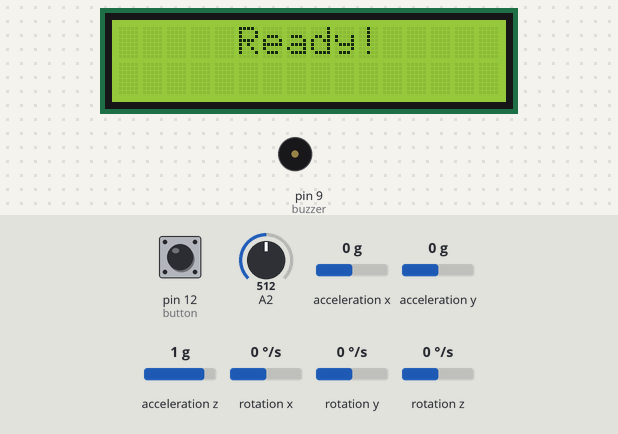
A sketch run on a simulated Arduino Mega 2560, built with avr-gcc and run on an emulated ATmega2560. On the bench: 16×2 character LCD, buzzer (waves = sounding). Inputs (shaded band) come from the test bench; at power-on: pin 12 (button) LOW, A2 = 512, acceleration x 0 g, acceleration y 0 g, acceleration z 1 g, rotation x 0 °/s, rotation y 0 °/s, rotation z 0 °/s.

Above: at 1.6 s.
1.7 s: pin 12 (button) pulled HIGH for 0.15 s
At 3.6 s:
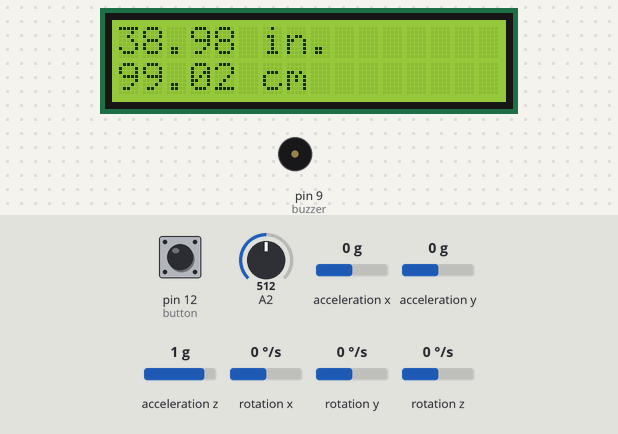
Timing chart, 0 to 5.1 s (numbered marks = the images above; inputs shaded):
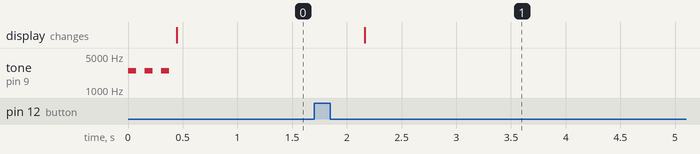

Measured:
- after the input at 1.7 s, the display: changes after 0.46 s (image 1)

The sketch:

stad_prototype_mar09.ino
```cpp
#include "LiquidCrystal.h"
#include "I2Cdev.h"
#include "MPU6050.h"
#include "Wire.h"

const int buzzer = 9; //buzzer to arduino pin 9
const int button = 12;
LiquidCrystal lcd(44,42,52,50,48,46); //Correlates to the RS,E,D4,D5,D6,D7
MPU6050 mpu(0x68);

int ax_offset(-736), ay_offset(-278), az_offset(1308);
int gx_offset(81), gy_offset(-28), gz_offset(65);
int16_t ax, ay, az;
int16_t gx, gy, gz;
int x_val;
int y_val;
int levelOffsetX = 1000;
int levelOffsetY = 1000;

int data[2800]; //vector to store readings
int valSize = 2800;

void setup() {
  pinMode(buzzer, OUTPUT); // Set buzzer - pin 9 as an output
  pinMode(button, INPUT);

  tone(buzzer, 2500); // Send 2.5KHz sound signal...
  delay(75);        //
  noTone(buzzer);     // Stop sound...
  delay(75);
  tone(buzzer, 2500); // Send 2.5KHz sound signal...
  delay(75);        //
  noTone(buzzer);     // Stop sound...
  delay(75);
  tone(buzzer, 2500); // Send 2.5KHz sound signal...
  delay(75);        //
  noTone(buzzer);     // Stop sound...

  Wire.begin();
  Serial.begin(9600);

  mpu.initialize();
  mpu.setXAccelOffset(ax_offset);
  mpu.setYAccelOffset(ay_offset);
  mpu.setZAccelOffset(az_offset);
  mpu.setXGyroOffset(gx_offset);
  mpu.setYGyroOffset(gy_offset);
  mpu.setZGyroOffset(gz_offset);
  mpu.getMotion6(&ax, &ay, &az, &gx, &gy, &gz);
  x_val = ax;
  y_val = ay;
  // put your setup code here, to run once:
  lcd.begin(16,2);
  pinMode(A2, INPUT);

  Serial.begin(9600);
  lcd.setCursor(5,0);
  lcd.print("Ready!");

}

void loop() {
  // put your main code here, to run repeatedly:

   int measurestate = 0;
   while(1) {
      measurestate = digitalRead(button);
      if(measurestate == HIGH)
          break;
   }

   while(1) {
      mpu.getMotion6(&ax, &ay, &az, &gx, &gy, &gz);
      if(x_val < ax + levelOffsetX && x_val > ax - levelOffsetX && y_val < ax + levelOffsetY && y_val > ax - levelOffsetY)
          break;

      tone(buzzer, 3000 - ((abs(ax) + abs(ay))/50));
      delay(75);
      noTone(buzzer);
      delay(250);

   }

   for(int i = 0; i < valSize; i++) {
      data[i] = analogRead(A2);
   }

   double avg = averagePos(data, valSize);
   refineValues(data, valSize, avg);
   avg = averagePos(data, valSize);
   double volt = (5000*avg)/1023;
//Using power function
   //double inches = 4164.85 * pow(avg,-.9765); // irsensor blue
   //double inches = 4300.85 * pow(avg,-.9765);
   //double cm = 10650.08 * pow(avg,-0.935) - 10;
   //double cm = inches * 2.54;

//Using inverse of distance to get linear equation

   double cm = (1/((volt - 1125)/137500)) - 0.8023;    // height in cm
   double inches = cm/2.54;

   lcd.clear();
   lcd.setCursor(0,0);
   lcd.print(inches);
   lcd.print(" in.");
   lcd.setCursor(0,1);
   lcd.print(cm);
   lcd.print(" cm");

   /*
   tone(buzzer, 2500); // Send 2.5KHz sound signal...
   delay(75);        //
   noTone(buzzer);     // Stop sound...
   */

   delay(1000);

   //while(1) {}  // this is to pause the loop and keep one recorded number

}

double averagePos(int data[], int size) {
    int count = 0;
    double sum = 0;
    for(int i = 0; i < size; i++) {
        if(data[i] > 0) {
            sum += data[i];
            ++count;
        }
    }
    return sum/count;
}

void refineValues(int data[], int size, double average) {
    int diff = 1;
    for(int i = 0; i < size; i++) {
        if(data[i] > (average + diff) || data[i] < (average - diff)) {
            data[i] = -1;
        }
    }
}
```
